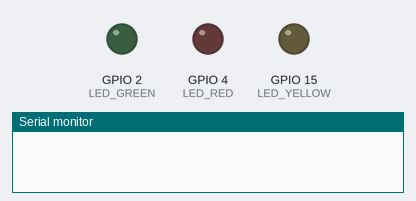
Simulated run of this sketch. Board: ESP32. On the bench: output pins drawn as LEDs (lit = HIGH), the last lines printed to the serial monitor. WiFi joins after 1.5 s; servers stay silent unless stated; web services answer with replies made up by the test bench.

Above: at 0.0 s.
At 2.3 s:
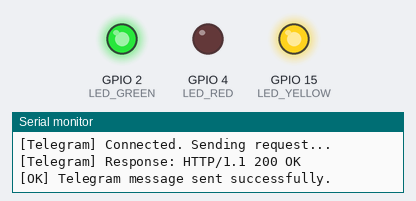
At 3.1 s:
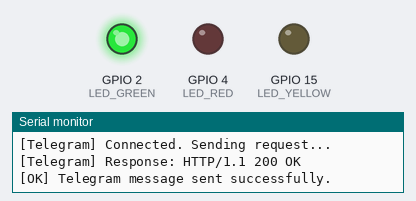
Timing chart, 0 to 4.6 s (numbered marks = the images above):
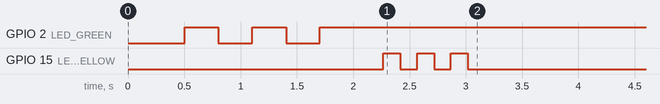

The sketch:

doorbell_step2_wifi_telegram_test.ino
```cpp
// ============================================================
//  Smart Doorbell – Step 2: WiFi connection + Telegram text
//  Board : AI Thinker ESP32-CAM
//  Tests : WiFi connects → sends one Telegram text message
// ============================================================

#include <WiFi.h>
#include <WiFiClientSecure.h>

// ── Credentials ─────────────────────────────────────────────
const char* WIFI_SSID     = "YOUR_WIFI_SSID";   // your WiFi name
const char* WIFI_PASSWORD = "YOUR_WIFI_PASSWORD";   // your WiFi password
const char* BOT_TOKEN   = "YOUR_BOT_TOKEN_HERE";   // from BotFather  e.g. 7123456789:AAFxxx
const char* CHAT_ID       = "YOUR_CHAT_ID";   // numeric chat ID e.g. 123456789
// ────────────────────────────────────────────────────────────

#define LED_GREEN   2
#define LED_RED     4
#define LED_YELLOW  15

#define WIFI_TIMEOUT_MS 15000

void setup() {
  Serial.begin(115200);
  delay(500);

  pinMode(LED_GREEN,  OUTPUT);
  pinMode(LED_RED,    OUTPUT);
  pinMode(LED_YELLOW, OUTPUT);
  allLEDsOff();

  Serial.println("\n=== Smart Doorbell – Step 2 ===");

  if (!connectWiFi()) {
    setLED(LED_RED, true);
    Serial.println("[ERROR] WiFi connection failed. Check SSID/password.");
    return;
  }

  setLED(LED_GREEN, true);
  Serial.println("[OK] WiFi connected. IP: " + WiFi.localIP().toString());

  bool ok = sendTelegramText("ESP32-CAM online. WiFi test passed.");
  if (ok) {
    Serial.println("[OK] Telegram message sent successfully.");
    blinkLED(LED_YELLOW, 3, 150, 150);
    setLED(LED_GREEN, true);
  } else {
    Serial.println("[ERROR] Telegram send failed. Check BOT_TOKEN and CHAT_ID.");
    setLED(LED_GREEN, false);
    blinkLED(LED_RED, 6, 200, 200);
  }
}

void loop() {}

// ── WiFi ─────────────────────────────────────────────────────
bool connectWiFi() {
  Serial.print("[WiFi] Connecting to: ");
  Serial.println(WIFI_SSID);
  WiFi.mode(WIFI_STA);
  WiFi.begin(WIFI_SSID, WIFI_PASSWORD);
  unsigned long start = millis();
  while (WiFi.status() != WL_CONNECTED) {
    if (millis() - start > WIFI_TIMEOUT_MS) return false;
    digitalWrite(LED_GREEN, !digitalRead(LED_GREEN));
    delay(300);
    Serial.print(".");
  }
  Serial.println();
  return true;
}

// ── Telegram ──────────────────────────────────────────────────
bool sendTelegramText(const String& message) {
  WiFiClientSecure client;
  client.setInsecure();
  client.setTimeout(15);

  Serial.println("[Telegram] Connecting to api.telegram.org ...");

  if (!client.connect("api.telegram.org", 443)) {
    Serial.println("[Telegram] Connection failed.");
    return false;
  }

  Serial.println("[Telegram] Connected. Sending request...");

  String encodedMessage = message;
encodedMessage.replace(" ", "%20");

String url = "/bot" + String(BOT_TOKEN)
           + "/sendMessage?chat_id=" + String(CHAT_ID)
           + "&text=" + encodedMessage;

  client.println("GET " + url + " HTTP/1.1");
  client.println("Host: api.telegram.org");
  client.println("Connection: close");
  client.println();

  // Wait for response
  unsigned long timeout = millis();
  while (client.available() == 0) {
    if (millis() - timeout > 10000) {
      Serial.println("[Telegram] Timeout waiting for response.");
      client.stop();
      return false;
    }
  }

  // Read first line of response (contains status code)
  String statusLine = client.readStringUntil('\n');
  Serial.println("[Telegram] Response: " + statusLine);
  client.stop();

  return statusLine.indexOf("200") > 0;
}

// ── LED helpers ───────────────────────────────────────────────
void blinkLED(int pin, int times, int onMs, int offMs) {
  for (int i = 0; i < times; i++) {
    digitalWrite(pin, HIGH); delay(onMs);
    digitalWrite(pin, LOW);  delay(offMs);
  }
}
void setLED(int pin, bool state) { digitalWrite(pin, state ? HIGH : LOW); }
void allLEDsOff() {
  digitalWrite(LED_GREEN, LOW);
  digitalWrite(LED_RED,   LOW);
  digitalWrite(LED_YELLOW,LOW);
}
```
